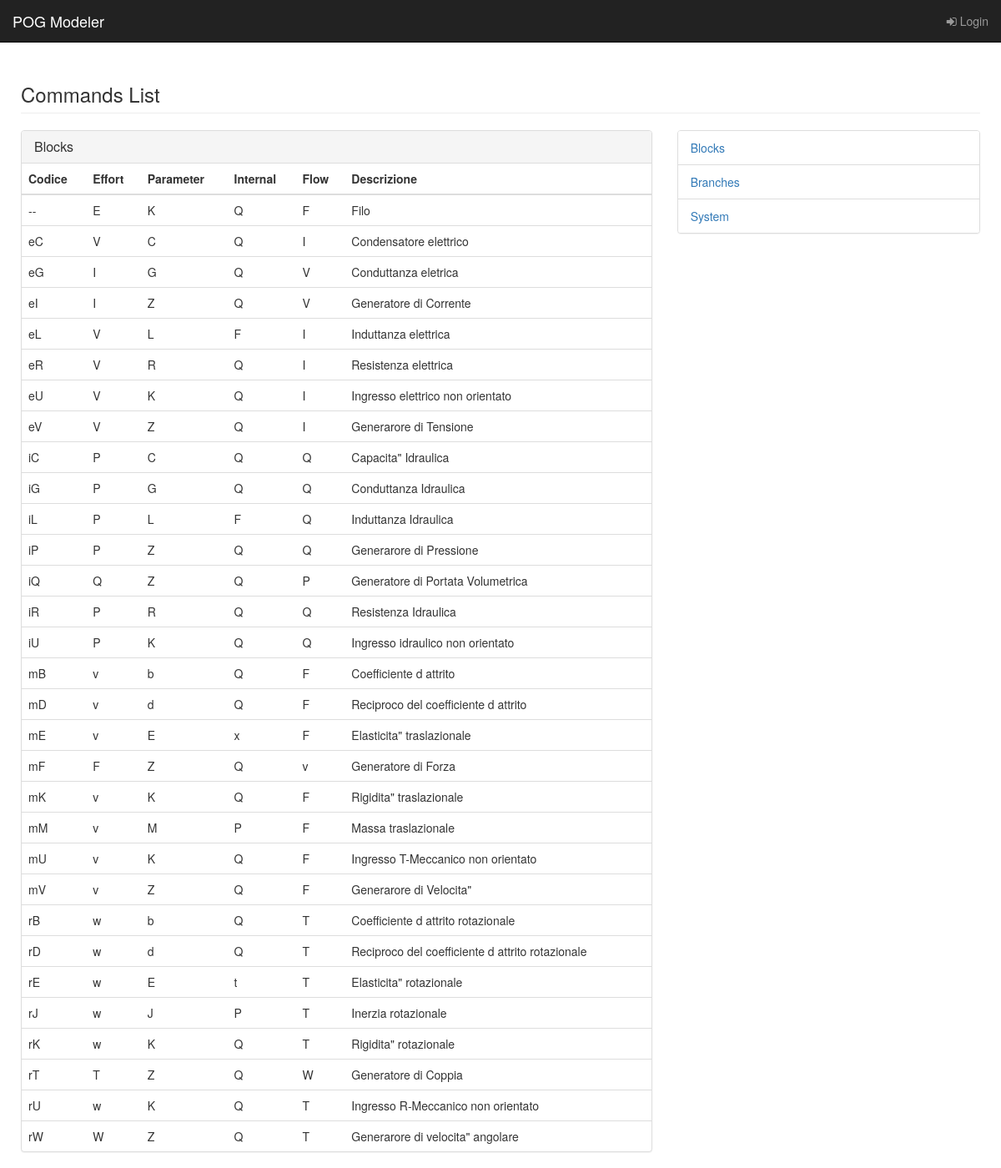
Screenshot of /help/ (upper part) with the database file from the repository.
### AWD_Zanasi/models.py (models this page shows)
class Command(models.Model):
    Sigla = models.CharField(max_length=16)
    Help_ENG = models.CharField(max_length=400, blank=True, null=True)
    Help = models.CharField(max_length=400, blank=True, null=True)
    class Meta:
        abstract = True

class CommandBlock(Command):
    Tipo_di_Ramo = models.CharField(max_length=16, blank=True, null=True)
    Diretto = models.CharField(max_length=16, blank=True, null=True)
    Out = models.CharField(max_length=16, blank=True, null=True)
    E_name = models.CharField(max_length=16, blank=True, null=True)
    K_name = models.CharField(max_length=16, blank=True, null=True)
    Q_name = models.CharField(max_length=16, blank=True, null=True)
    F_name = models.CharField(max_length=16, blank=True, null=True)
    Comandi = models.CharField(max_length=16, blank=True, null=True)

### AWD_Zanasi/views.py (the view)
# urls.py: url(r'^help/$', views.help_page, name='help_page'),
def help_page(request):
    blocks = CommandBlock.objects.all()
    system = CommandSystem.objects.all()
    branches = CommandBranch.objects.all()
    return render(request, 'AWD_Zanasi/help.html',
                  {"blocks": blocks,
                   "branches": branches,
                   "system": system})

### AWD_Zanasi/templates/AWD_Zanasi/help.html (shortened to what this page needs)
{% extends "AWD_Zanasi/base.html" %}
{% block container %}
    {% load crispy_forms_tags %}
    {% load i18n %}
    {% get_current_language as LANGUAGE_CODE %}
    <div class="container-fluid">
        <div class="row">
            <div class="col-lg-12">
                <h3 class="page-header">
                    Commands List
                </h3>
            </div>
        </div>
        <div class="row">
            <div class="col-lg-8">
                <div class="panel panel-default">
                    <div id="blocks" class="panel-heading">
                        <h2 class="panel-title">Blocks</h2>
                    </div>
                    <table class="table">
                        <thead class="thead-inverse">
                        <tr>
                            {% if LANGUAGE_CODE == 'it-it' %}
                                <th>Codice</th>
                                <th>Effort</th>
                                <th>Parameter</th>
                                <th>Internal</th>
                                <th>Flow</th>
                                <th>Descrizione</th>
                            {% endif %}
                        </tr>
                        </thead>
                        <tbody>
                        {% for cmd in blocks %}
                            <tr>
                                <td> {{ cmd.Sigla }}</td>
                                <td>{{ cmd.E_name }}</td>
                                <td>{{ cmd.K_name }}</td>
                                <td>{{ cmd.Q_name }}</td>
                                <td>{{ cmd.F_name }}</td>
                                {% if LANGUAGE_CODE == 'it-it' %}
                                    <td>{{ cmd.Help }}</td>
                                {% else %}
                                    <td>{{ cmd.Help_ENG }}</td>
                                {% endif %}
                            </tr>
                        {% endfor %}
                        </tbody>
                    </table>
                </div>
            </div>
            <div class="col-lg-4">
                <div class="panel panel-default">
                    <ul class="list-group">
                        <li class="list-group-item"><a href="#blocks">Blocks</a></li>
                        <li class="list-group-item"><a href="#branches">Branches</a></li>
                        <li class="list-group-item"><a href="#system">System</a></li>
                    </ul>
                </div>
            </div>
        </div>
    </div>
{% endblock %}

### AWD_Zanasi/static/AWD_Zanasi/css/sb-admin.css (style rules this page uses)
body { margin-top: 100px; background-color: #222; }
@media (min-width:768px) { body { margin-top: 50px; } }

### rows the page displays
CommandBlock: Sigla "--", E_name "E", K_name "K", Q_name "Q", F_name "F", Help "Filo"
CommandBlock: Sigla "eC", E_name "V", K_name "C", Q_name "Q", F_name "I", Help "Condensatore elettrico"
CommandBlock: Sigla "eG", E_name "I", K_name "G", Q_name "Q", F_name "V", Help "Conduttanza eletrica"
CommandBlock: Sigla "eI", E_name "I", K_name "Z", Q_name "Q", F_name "V", Help "Generatore di Corrente"
CommandBlock: Sigla "eL", E_name "V", K_name "L", Q_name "F", F_name "I", Help "Induttanza elettrica"
CommandBlock: Sigla "eR", E_name "V", K_name "R", Q_name "Q", F_name "I", Help "Resistenza elettrica"
CommandBlock: Sigla "eU", E_name "V", K_name "K", Q_name "Q", F_name "I", Help "Ingresso elettrico non orientato"
CommandBlock: Sigla "eV", E_name "V", K_name "Z", Q_name "Q", F_name "I", Help "Generarore di Tensione"
CommandBlock: Sigla "iC", E_name "P", K_name "C", Q_name "Q", F_name "Q", Help "Capacita\" Idraulica"
CommandBlock: Sigla "iG", E_name "P", K_name "G", Q_name "Q", F_name "Q", Help "Conduttanza Idraulica"
CommandBlock: Sigla "iL", E_name "P", K_name "L", Q_name "F", F_name "Q", Help "Induttanza Idraulica"
CommandBlock: Sigla "iP", E_name "P", K_name "Z", Q_name "Q", F_name "Q", Help "Generarore di Pressione"
CommandBlock: Sigla "iQ", E_name "Q", K_name "Z", Q_name "Q", F_name "P", Help "Generatore di Portata Volumetrica"
CommandBlock: Sigla "iR", E_name "P", K_name "R", Q_name "Q", F_name "Q", Help "Resistenza Idraulica"
CommandBlock: Sigla "iU", E_name "P", K_name "K", Q_name "Q", F_name "Q", Help "Ingresso idraulico non orientato"
CommandBlock: Sigla "mB", E_name "v", K_name "b", Q_name "Q", F_name "F", Help "Coefficiente d attrito"
CommandBlock: Sigla "mD", E_name "v", K_name "d", Q_name "Q", F_name "F", Help "Reciproco del coefficiente d attrito"
CommandBlock: Sigla "mE", E_name "v", K_name "E", Q_name "x", F_name "F", Help "Elasticita\" traslazionale"
CommandBlock: Sigla "mF", E_name "F", K_name "Z", Q_name "Q", F_name "v", Help "Generatore di Forza"
CommandBlock: Sigla "mK", E_name "v", K_name "K", Q_name "Q", F_name "F", Help "Rigidita\" traslazionale"
CommandBlock: Sigla "mM", E_name "v", K_name "M", Q_name "P", F_name "F", Help "Massa traslazionale"
CommandBlock: Sigla "mU", E_name "v", K_name "K", Q_name "Q", F_name "F", Help "Ingresso T-Meccanico non orientato"
CommandBlock: Sigla "mV", E_name "v", K_name "Z", Q_name "Q", F_name "F", Help "Generarore di Velocita\""
CommandBlock: Sigla "rB", E_name "w", K_name "b", Q_name "Q", F_name "T", Help "Coefficiente d attrito rotazionale"
CommandBlock: Sigla "rD", E_name "w", K_name "d", Q_name "Q", F_name "T", Help "Reciproco del coefficiente d attrito rotazionale"
CommandBlock: Sigla "rE", E_name "w", K_name "E", Q_name "t", F_name "T", Help "Elasticita\" rotazionale"
CommandBlock: Sigla "rJ", E_name "w", K_name "J", Q_name "P", F_name "T", Help "Inerzia rotazionale"
CommandBlock: Sigla "rK", E_name "w", K_name "K", Q_name "Q", F_name "T", Help "Rigidita\" rotazionale"
CommandBlock: Sigla "rT", E_name "T", K_name "Z", Q_name "Q", F_name "W", Help "Generatore di Coppia"
CommandBlock: Sigla "rU", E_name "w", K_name "K", Q_name "Q", F_name "T", Help "Ingresso R-Meccanico non orientato"
CommandBlock: Sigla "rW", E_name "W", K_name "Z", Q_name "Q", F_name "T", Help "Generarore di velocita\" angolare"
